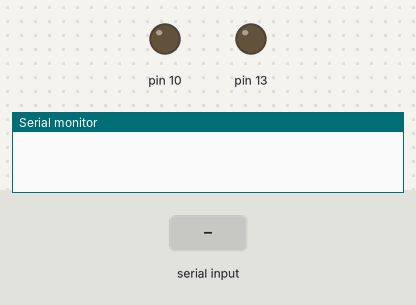
A sketch run on a simulated Arduino Uno, built with avr-gcc and run on an emulated ATmega328P. On the bench: output pins drawn as LEDs (lit = HIGH), the last lines printed to the serial monitor. The test bench sets the inputs (shaded band).

Above: at 1.2 s.
1.3 s: "LED_RED" received over Serial
At 3.3 s:
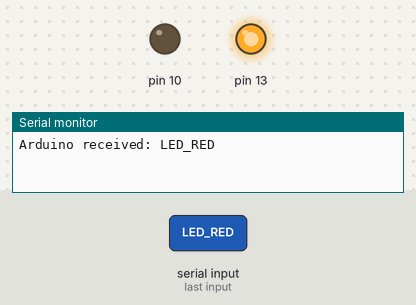
3.8 s: "LED_GREEN" received over Serial
At 5.3 s:
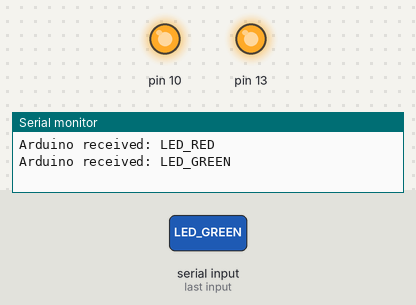
Timing chart, 0 to 6.8 s (numbered marks = the images above; inputs shaded):
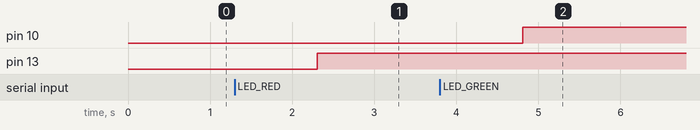

Measured:
- after the input at 1.3 s, pin 13: LOW → HIGH after 1.0 s
- after the input at 3.8 s, pin 10: LOW → HIGH after 1.0 s

The sketch:

ControladorArduinoSerial.ino
```cpp
// (licence header left out)
#include <Arduino.h>
void setup(){
  Serial.begin(9600);
  pinMode(2, INPUT);
  pinMode(13, OUTPUT);
  pinMode(10, OUTPUT);
  digitalWrite(13, LOW);
  digitalWrite(10, LOW);
}

void loop(){
  String command = "";
  while(!Serial.available()) {}
  while (Serial.available()) {
    if (Serial.available() >0) {
      command = Serial.readString();
    }
  }

  if (command.length() >0){
    Serial.print("Arduino received: ");
    Serial.println(command);
    if(command == "YL69"){
      Serial.print("[");
      lectorYL69(A0, 2);
      Serial.print(", ");
      lectorYL69(A1, 3);
      Serial.print(", ");
      lectorYL69(A2, 4);
      Serial.print("]");
    }
    if(command == "LED_RED"){
      digitalWrite(13, HIGH);
    }
    if(command == "LED_GREEN"){
      digitalWrite(10, HIGH);
    }
    if(command == "LIGHT_OFF"){
      digitalWrite(10, LOW);
      digitalWrite(13, LOW);
    }
  }

  delay(500);
}

void lectorYL69(int apin, int dpin){
  //Serial.println("Init YL69");
  int aout = analogRead(apin);
  String dout, desc;
  Serial.print("{\"ao\":");
  Serial.print(aout, DEC);
  if(digitalRead(dpin)==LOW){
    dout = "0";
    desc = "HUMEDO";
  }else{
    dout = "1";
    desc = "SECO";
  }
  Serial.print(", \"do\":"+dout+", \"desc\":\""+desc+"\", \"apin\":"+apin+", \"dpin\":"+dpin+"}");
}

// (-100/1023) * medida + 100
```
